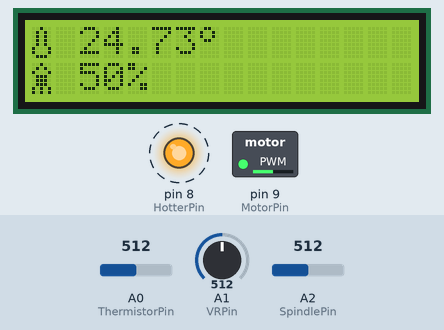
This sketch was run on a simulated Arduino Uno, built with avr-gcc and run on an emulated ATmega328P. Shown: 16×2 character LCD, switched loads named in the sketch (green lamp = pin HIGH), output pins drawn as LEDs (lit = HIGH). Dashed ring = blinking. The test bench sets the inputs (shaded band); at power-on: A2 (SpindlePin) = 512, A0 (ThermistorPin) = 512, A1 (VRPin) = 512.

Above: at 1.2 s.
1.3 s: A2 (SpindlePin) set to 309
5.4 s: A2 (SpindlePin) set to 286
At 7.9 s:
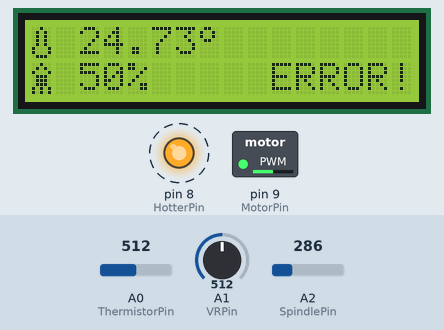
9.5 s: A0 (ThermistorPin) set to 716
At 10.9 s:
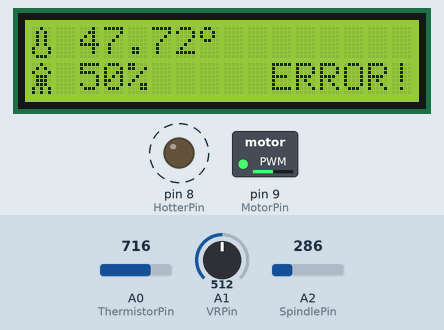
12.6 s: A2 (SpindlePin) set to 11
14.6 s: A2 (SpindlePin) set to 8
At 15.8 s:
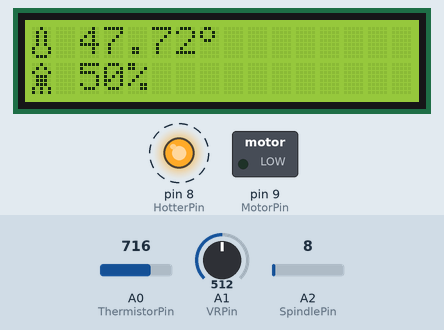
18.6 s: A1 (VRPin) set to 716
At 20.6 s:
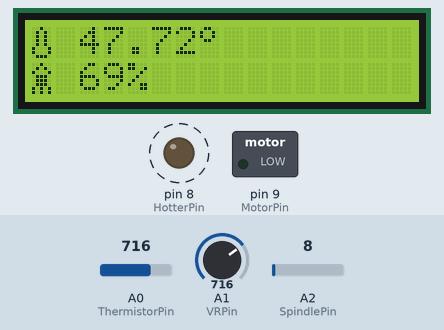
Timing chart, 0 to 22.6 s (numbered marks = the images above; inputs shaded):
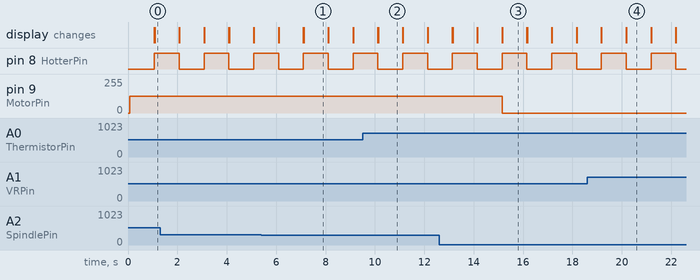

The sketch:

Extruder_Micro3DPrinter.ino
```cpp
#include <LiquidCrystal.h>

//----------------------------------------------------------------------------Pin set
byte ThermistorPin = 0;
byte HotterPin = 8;
byte MotorPin = 9;
byte VRPin = A1;
byte SpindlePin = A2;

//----------------------------------------------------------------------------Motor control
const unsigned short minSpindleThreshold = 300;
const unsigned short maxSpindleThreshold = 1023;
short vrRead = 0;
byte speedPercentage = 0;

//----------------------------------------------------------------------------Counter for hot end
const unsigned long interval = 1000;
unsigned long previousMillis = 0;
bool State = LOW;

//----------------------------------------------------------------------------Temperature calculation
int Vo;
float R1 = 10000;
float logR2, R2, Tf, Tc;
float c1 = 1.009249522e-03, c2 = 2.378405444e-04, c3 = 2.019202697e-07;
unsigned const short readyTemp = 180; //190 Default

//----------------------------------------------------------------------------LCD
LiquidCrystal lcd(12, 11, 5, 4, 3, 2);
byte tempChar[] = {
  B00100,
  B01010,
  B01010,
  B01010,
  B01010,
  B10001,
  B10001,
  B01110
};
byte celciusChar[] = {
  B01100,
  B10010,
  B10010,
  B01100,
  B00000,
  B00000,
  B00000,
  B00000
};
byte speedChar[] = {
  B00100,
  B01010,
  B10001,
  B01110,
  B01110,
  B01110,
  B10101,
  B10101
};
//----------------------------------------------------------------------------Counter for LCD
unsigned long currentMillisLCD = 0;

//----------------------------------------------------------------------------Wait function
long wait(long millisec) {
  return millisec;
}

void setup() {
  Serial.begin(9600);

  //----------------------------------------------------------------------------LCD Setup
  lcd.begin(16, 2);
  lcd.clear();
  lcd.createChar(0, tempChar);
  lcd.createChar(1, celciusChar);
  lcd.createChar(2, speedChar);

  //----------------------------------------------------------------------------I/O Setup
  pinMode(SpindlePin, INPUT);
  pinMode(VRPin, INPUT);
  pinMode(HotterPin, OUTPUT);
  pinMode(MotorPin, OUTPUT);
}

void loop() {

  //----------------------------------------------------------------------------Temperature calculation
  Vo = analogRead(ThermistorPin);
  R2 = R1 * (1023.0 / (float)Vo - 1.0);
  logR2 = log(R2);
  Tf = (1.0 / (c1 + c2 * logR2 + c3 * logR2 * logR2 * logR2));
  Tf = Tf - 273.15;
  Tf = (Tf * 9.0) / 5.0 + 32.0;
  Tc = (Tf - 32.0) / 1.8;

  if (Tc >= readyTemp) {
    digitalWrite(HotterPin, LOW);
    lcd.setCursor(10, 0);
    lcd.print("READY!");
  } else {

    //----------------------------------------------------------------------------Counter for hot end
    unsigned long currentMillis = millis();
    if (currentMillis - previousMillis >= interval) {
      previousMillis = currentMillis;
      if (State == LOW) {
        State = HIGH;
      } else {
        State = LOW;
      }
      digitalWrite(HotterPin, State);
    }
  }

  //----------------------------------------------------------------------------Motor control
  vrRead = analogRead(VRPin);
  speedPercentage = map(vrRead, 0, 1023, 0, 100);
  vrRead = map(vrRead, 0, 1023, 0, 255);

  lcd.setCursor(0, 1);
  lcd.print(char(2));
  lcd.setCursor(2, 1);
  lcd.print(speedPercentage);
  lcd.print("%");
  if (analogRead(SpindlePin) >= minSpindleThreshold && analogRead(SpindlePin) < maxSpindleThreshold) {
    analogWrite(MotorPin, vrRead);
  }
  else if (analogRead(SpindlePin) < 10) {
    analogWrite(MotorPin, 0);
  }
  else {
    lcd.setCursor(10, 1);
    lcd.print("ERROR!");
  }

  //----------------------------------------------------------------------------LCD Print
  lcd.setCursor(0, 0);
  lcd.print(char(0));
  lcd.setCursor(2, 0);
  lcd.print(Tc);
  lcd.print(char(1));

  currentMillisLCD = millis();
  while (millis() < currentMillisLCD + wait(1000)) {
  }
  lcd.clear();
}
```

Measured:
- the behaviour switches between 300 and 299 on A2 (SpindlePin) (found by bisection; images 0 and 1)
- the behaviour switches between 10 and 9 on A2 (SpindlePin) (found by bisection; images 2 and 3)
- after the input at 5.4 s, the display: first differs from a run without the input after 0.70 s (image 1)
- after the input at 9.5 s, the display: first differs from a run without the input after 0.63 s (image 2)
- after the input at 14.6 s, pin 9 (MotorPin): 127/255 → 0/255 after 0.56 s; the display: first differs from a run without the input after 0.56 s (image 3)
- after the input at 18.6 s, the display: first differs from a run without the input after 0.58 s (image 4)
- by itself, pin 8 (HotterPin): alternates HIGH for 1.0 s and LOW for 1.0 s
